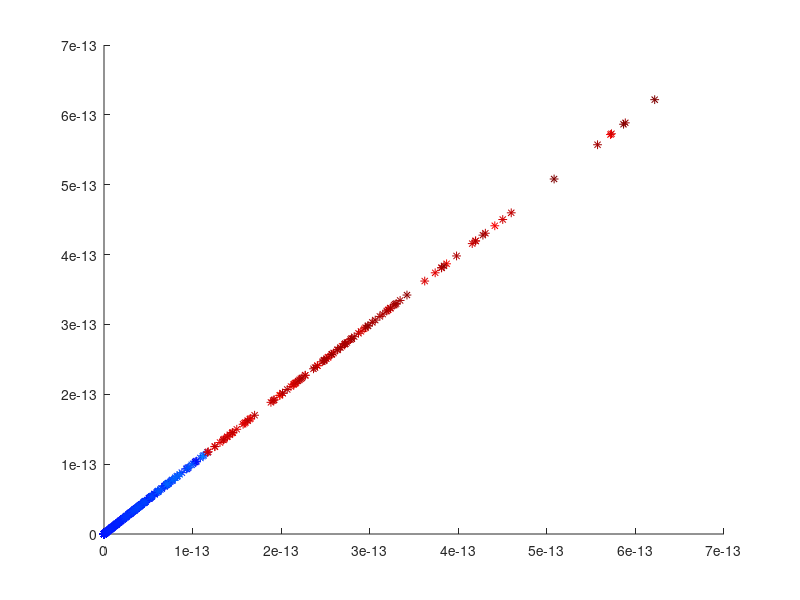

Recreate this plot in MATLAB. (Note: this script raises an error after producing the figure.)
function plot_and_export_color
%      
% if (matlabpool('size') == 0)  %opens only if it is closed 
%    matlabpool('open','local',4)
% end

load('others.mat');
load('non_dominated.mat');

M = 2; %number of objective functions
     
% the following instructions are needed now before non_domination will always look
% for the minimisation of the objectives!
others(:,1)= - others(:,1);
others(:,2)= - others(:,2);
%others(:,4:end)=-others(:,4:end);
non_dominated(:,1) = - non_dominated(:,1);
non_dominated(:,2) = - non_dominated(:,2);
%non_dominated(:,4:end)=-non_dominated(:,4:end);


num_populations = max(abs(non_dominated(:,M+2)));
size_pop = max(abs(others(:,M+3)));



num_others = size(others,1);

others = sortrows(others,M+2);   %sorting the table according to the generation in which they have been found
%others=flipud(others);  %reverses the order. commenting this instruction makes the late generations hidden behind the early generations, and therefore they become visible only if that area of the Pareto front was not explored already by the early generations. 

x = others(:,1); 
y = others(:,2);




%colore(:,1) = 180*(1 - (others(:,4)-min(others(:,4)))/(max(others(:,4))-min(others(:,4))));  % others(i,4) contains the number (with the minus sign, though) of the population to which others(i,:) belongs. The +10 avoidt the points are too black and allows for more variability of colours
%colore(:,2) = 30+200*(1 - (others(:,4)-min(others(:,4)))/(max(others(:,4))-min(others(:,4))));
%colore(:,3) = 255;


%a = makeColorMap([180/255 230/255 255/255],[0/255 30/255 255/255],max(others(:,4))-min(others(:,4)));
%colormap(a);

%parfor_progress(num_others); % Initialize

% for i=1:num_others/100
%     %parfor_progress;
%     disp(num_others-i);
%     plot(x(i),y(i),'*','Color',colore(i,:)./255);
%     hold on
% end



%% PLOT OTHERS

C = others(:,M+2);
fig3=figure;
scatter(x,y,40,C,'*');

%set(gcf,'renderer','OpenGL')  %lets my laptop handle the graphics, rather than leaving it to MATLAB. This will be changed again later to export high quality pictures

colormap(jet(256)) 
%colorbar;
%colormap(flipud(colormap)) %reverses the colormap

% instructions for horizontal colorbars
ax=gca;
pos=get(gca,'pos');
set(gca,'pos',[pos(1) pos(2) pos(3) pos(4)*0.95]);
pos=get(gca,'pos');
hc=colorbar('location','northoutside','position',[pos(1) pos(2)+pos(4)+0.03 pos(3) 0.02]);
set(hc,'xaxisloc','top');
set(hc,'YTick', 10:10:max(C));




%% PLOT NON-DOMINATED

hold on
x = non_dominated(:,1);
y = non_dominated(:,2);
C = non_dominated(:,M+2);
plot(x,y,'*:', 'Color',[1 0 0]);
scatter(x,y,40,C,'*');

% K = convhull([x y]);  %convex hull of all the Pareto-optimal points, so we can plot the Pareto optimal surface trisurf
% trs = trisurf(K,x,y,C);
% set(trs, 'EdgeColor', 'none', 'FaceColor', 'black'); %Properties of the trisurf: facealpha sets transparency
% set(trs,'FaceAlpha',0.1);
grid on
hold on

set(fig3,'units','normalized','outerposition',[0 0 1 1]); %we need to force full screen, otherwise the xtick that we set a few instructions below will be only 4, and then if I make the picture full-screen through the maximize-window button of Windows, the picture will have now 8 ticks, but those 4 ticks will be repeated for the other 4 ticks, finally generating wrong ticks for the x axis
% aux = xlim;
% xlim([min(x) max(x)]);
xlab = get(gca,'xtick');

%%set label's decimal digits
% vers = version; %matlab version
% if ~isempty(strfind(vers, 'R2014b'))
%     set(gca,'xticklabel',cellstr(sprintf('%.12f\n',xlab))); %for Matlab r2014b
% else
%     set(gca,'XTickLabel',sprintf('%.12f|',xlab)); %for Matlab r2014a and previous versions
% end


 
title('');
xlabel('|EDGE_k - max{EDGE_{k-1}}| [h^{-1}]');
ylabel('k');




hold off

%% PLOT NON-DOMINATED ONLY
fig_nondom = figure;

x = non_dominated(:,1);
y = non_dominated(:,2);
C = non_dominated(:,M+2);
scatter(x,y,40,[0.5 0 0],'*');
grid on
hold on

set(fig_nondom,'units','normalized','outerposition',[0 0 1 1]); %we need to force full screen, otherwise the xtick that we set a few instructions below will be only 4, and then if I make the picture full-screen through the maximize-window button of Windows, the picture will have now 8 ticks, but those 4 ticks will be repeated for the other 4 ticks, finally generating wrong ticks for the x axis
aux = xlim;
xlim([min(x) max(x)]);
xlab = get(gca,'xtick');
vers = version; %matlab version
if ~isempty(strfind(vers, 'R2014b'))
    set(gca,'xticklabel',cellstr(sprintf('%.12f\n',xlab))); %for Matlab r2014b
else
    set(gca,'XTickLabel',sprintf('%.12f|',xlab)); %for Matlab r2014a and previous versions
end


title('Non-dominated points');
xlabel('|EDGE_k - max{EDGE_{k-1}}| [h^{-1}]');
ylabel('k');




%fill3(x',y',z',0);
%L = plot(x,y,'*:', 'Color',[0 0 100]./255);
%uistack(L, 'bottom');


% x = - non_dominated(:,1);
% y = non_dominated(:,2);
% fig2=figure(2);
% plot(x,y,'*:', 'Color','Black')
% grid on
% hold off
% title('');
% xlabel('Acetate [mmol h^{-1} gDW^{-1}]');
% ylabel('Biomass [h^{-1}]');
% 
% [h_m h_i]=inset(fig1,fig2);


set(gcf,'renderer','painters')  %to export high quality eps or pdf
% colormapeditor
% aux = xlim;
% xlim([0 aux(2)]);
% colorbar('YTick', 100:100:1500);

% exportfig(gcf, 'figura.pdf', 'color', 'cmyk', 'Width', '20', 'Height', '12', 'FontMode', 'scaled', 'FontSize', '1.2' );
